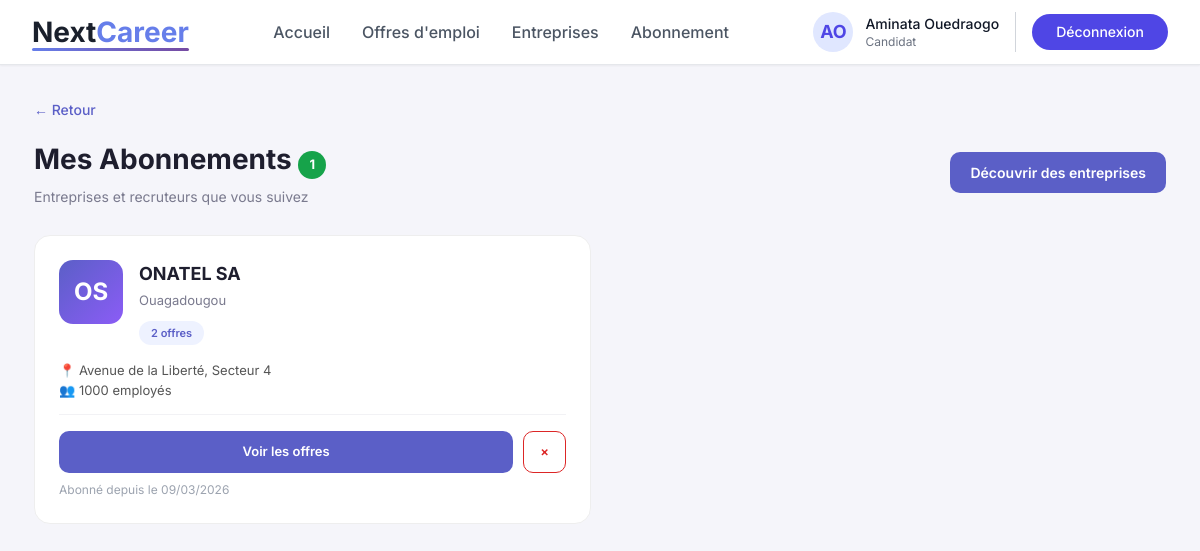
/pages/candidat/abonnements.php (signed in), run on the app's committed database.
### tables this page shows
CREATE TABLE IF NOT EXISTS `candidats` (
  `id_candidat` int NOT NULL AUTO_INCREMENT,
  `id_user` int DEFAULT NULL,
  `nom` varchar(100) DEFAULT NULL,
  `prenom` varchar(100) DEFAULT NULL,
  `email` varchar(50) DEFAULT NULL,
  `telephone` varchar(20) DEFAULT NULL,
  `date_naissance` date DEFAULT NULL,
  `niveau_etudes` varchar(50) DEFAULT NULL,
  `adresse` varchar(255) DEFAULT NULL,
  `ville` varchar(100) DEFAULT NULL,
  `cv_numerique` varchar(255) DEFAULT NULL,
  `bio` text,
  `domaine` varchar(100) DEFAULT NULL,
  `photo_profil` varchar(55) DEFAULT NULL,
  PRIMARY KEY (`id_candidat`),
  UNIQUE KEY `idx_id_user` (`id_user`)
);

CREATE TABLE IF NOT EXISTS `abonnements` (
  `id_abonnement` int NOT NULL AUTO_INCREMENT,
  `id_candidat` int DEFAULT NULL,
  `id_recruteur` int DEFAULT NULL,
  `date_abonnement` date DEFAULT NULL,
  PRIMARY KEY (`id_abonnement`),
  KEY `id_candidat` (`id_candidat`),
  KEY `id_recruteur` (`id_recruteur`)
);

CREATE TABLE IF NOT EXISTS `recruteurs` (
  `id_recruteur` int NOT NULL AUTO_INCREMENT,
  `id_user` int DEFAULT NULL,
  `nom_entreprise` varchar(150) DEFAULT NULL,
  `ville_entreprise` varchar(100) DEFAULT NULL,
  `adresse_professionnelle` varchar(255) DEFAULT NULL,
  `nombre_employes` int DEFAULT NULL,
  `description_entreprise` text,
  `secteur` varchar(100) DEFAULT NULL,
  PRIMARY KEY (`id_recruteur`),
  UNIQUE KEY `idx_id_user_recruteur` (`id_user`)
);

### pages/candidat/abonnements.php (the view, shortened to what this page needs)
<?php
require_once '../../config/db.php';
try {
    $stmt = $pdo->prepare("
        SELECT
            a.id_abonnement,
            a.id_candidat,
            a.id_recruteur,
            a.date_abonnement,
            COALESCE(r.id_recruteur, a.id_recruteur) as recruteur_id,
            COALESCE(r.nom_entreprise, e.nom_entreprise, 'Entreprise inconnue') as nom_entreprise,
            COALESCE(r.ville_entreprise, e.ville, 'Non spécifié') as ville_entreprise,
            r.adresse_professionnelle,
            COALESCE(r.nombre_employes, e.nombre_employes) as nombre_employes,
            COUNT(DISTINCT o.id_offre) as offres_count
        FROM abonnements a
        LEFT JOIN recruteurs r ON a.id_recruteur = r.id_recruteur
        LEFT JOIN entreprises e ON a.id_recruteur = e.id_recruteur
        LEFT JOIN offres_emploi o ON a.id_recruteur = o.id_recruteur
        WHERE a.id_candidat = :id
        GROUP BY a.id_abonnement, a.id_candidat, a.id_recruteur, a.date_abonnement,
                 r.id_recruteur, r.nom_entreprise, r.ville_entreprise, r.adresse_professionnelle,
                 r.nombre_employes, e.nom_entreprise, e.ville, e.nombre_employes
        ORDER BY a.date_abonnement DESC
    ");
    $stmt->bindParam(':id', $_SESSION['user_id']);
    $stmt->execute();
    $abonnements = $stmt->fetchAll(PDO::FETCH_ASSOC);
} catch (PDOException $e) {
    try {
        $stmt = $pdo->prepare("
            SELECT
                a.id_abonnement,
                a.id_candidat,
                a.id_recruteur,
                a.date_abonnement,
                a.id_recruteur as recruteur_id,
                r.nom_entreprise,
                r.ville_entreprise,
                r.adresse_professionnelle,
                r.nombre_employes,
                0 as offres_count
            FROM abonnements a
            LEFT JOIN recruteurs r ON a.id_recruteur = r.id_recruteur
            WHERE a.id_candidat = :id
            ORDER BY a.date_abonnement DESC
        ");
        $stmt->bindParam(':id', $_SESSION['user_id']);
        $stmt->execute();
        $abonnements = $stmt->fetchAll(PDO::FETCH_ASSOC);
    } catch (PDOException $e2) {
        $abonnements = [];
    }
}
$total_abonnements = count($abonnements);
?>
<!DOCTYPE html>
<html lang="fr">
<head>
    <link rel="stylesheet" href="../../assets/css/tailwind.min.css">
</head>
</head>
<body>
<nav class="bg-white shadow-sm sticky top-0 z-50 border-b border-gray-200">
    <div class="max-w-7xl mx-auto px-4 sm:px-6 lg:px-8">
        <div class="flex justify-between items-center h-16">
            <a href="../../index.php">
                <div style="font-family: 'Inter', sans-serif; font-size: 1.75rem; font-weight: 700; color: #1a202c; position: relative; display: inline-block;">
                    Next<span style="color: #667eea;">Career</span>
                    <div style="position: absolute; bottom: 2px; left: 0; width: 100%; height: 3px; background: linear-gradient(90deg, #667eea 0%, #764ba2 100%); border-radius: 2px;"></div>
                </div>
            </a>
            <div class="hidden md:flex items-center space-x-8">
                <a href="../../index.php" class="text-gray-600 hover:text-indigo-600 transition font-medium">Accueil</a>
                <a href="../../offres.php" class="text-gray-600 hover:text-indigo-600 transition font-medium">Offres d'emploi</a>
                <a href="../../entreprises.php" class="text-gray-600 hover:text-indigo-600 transition font-medium">Entreprises</a>
                <a href="../../abonnement.php" class="text-gray-600 hover:text-indigo-600 transition font-medium">Abonnement</a>
            </div>
            <div class="flex items-center space-x-4">
                <?php
                $user_nom = '';
                $user_prenom = '';
                try {
                    $stmt_user = $pdo->prepare("SELECT nom, prenom FROM candidats WHERE id_candidat = :id");
                    $stmt_user->execute([':id' => $_SESSION['user_id']]);
                    $user_data = $stmt_user->fetch();
                    $user_nom = $user_data['nom'] ?? '';
                    $user_prenom = $user_data['prenom'] ?? '';
                } catch (PDOException $e) {
                    $user_nom = $_SESSION['nom'] ?? '';
                    $user_prenom = $_SESSION['prenom'] ?? '';
                }
                $initiales = strtoupper(substr($user_prenom, 0, 1) . substr($user_nom, 0, 1));
                $nom_complet = htmlspecialchars($user_prenom . ' ' . $user_nom);
                ?>
                <div class="hidden sm:flex items-center space-x-3 border-r border-gray-300 pr-4">
                    <div class="w-10 h-10 bg-indigo-100 rounded-full flex items-center justify-center">
                        <span class="text-lg font-bold text-indigo-600"><?= $initiales ?></span>
                    </div>
                    <div class="text-sm">
                        <p class="font-medium text-gray-900"><?= $nom_complet ?></p>
                        <p class="text-xs text-gray-500">Candidat</p>
                    </div>
                </div>
                <a href="../../auth/logout.php" class="bg-indigo-600 hover:bg-indigo-700 text-white px-6 py-2 rounded-full transition font-medium text-sm">
                    Déconnexion
                </a>
            </div>
        </div>
    </div>
</nav>
<div class="page">
    <a href="dashboard.php" class="back-link">← Retour</a>
    <div class="page-header">
        <div>
            <h1 class="page-title">
                Mes Abonnements
                <span class="count-badge"><?= $total_abonnements ?></span>
            </h1>
            <p class="page-subtitle">Entreprises et recruteurs que vous suivez</p>
        </div>
        <button class="btn-browse" onclick="window.location.href='../../entreprises.php'">
            Découvrir des entreprises
        </button>
    </div>
    <?php if (empty($abonnements)): ?>
        <div class="empty-state">
            <h3>Aucun abonnement</h3>
            <p>Suivez des entreprises pour recevoir leurs nouvelles offres en priorité</p>
            <button class="btn-primary" onclick="window.location.href='../../entreprises.php'">
                Explorer les entreprises
            </button>
        </div>
    <?php else: ?>
        <div class="abonnements-grid">
            <?php foreach ($abonnements as $a):
                $date_abonnement = !empty($a['date_abonnement']) ? date('d/m/Y', strtotime($a['date_abonnement'])) : '';
                $nom_entreprise = $a['nom_entreprise'] ?? 'Entreprise #' . $a['id_recruteur'];
                $ville = $a['ville_entreprise'] ?? 'Non spécifié';
                $initiales = '';
                $words = explode(' ', $nom_entreprise);
                if (count($words) >= 2) {
                    $initiales = strtoupper(substr($words[0], 0, 1) . substr($words[1], 0, 1));
                } else {
                    $initiales = strtoupper(substr($nom_entreprise, 0, 2));
                }
            ?>
            <div class="abonnement-card">
                <div class="abonnement-header">
                    <div class="abonnement-logo">
                        <?= $initiales ?>
                    </div>
                    <div class="abonnement-info">
                        <div class="abonnement-name">
                            <?= htmlspecialchars($nom_entreprise) ?>
                        </div>
                        <div class="abonnement-location"><?= htmlspecialchars($ville) ?></div>
                        <div class="abonnement-stats">
                            <?= $a['offres_count'] ?? 0 ?> offre<?= ($a['offres_count'] ?? 0) > 1 ? 's' : '' ?>
                        </div>
                    </div>
                </div>
                <?php if (!empty($a['adresse_professionnelle']) || !empty($a['nombre_employes'])): ?>
                <div class="abonnement-details">
                    <?php if (!empty($a['adresse_professionnelle'])): ?>
                    📍 <?= htmlspecialchars($a['adresse_professionnelle']) ?><br>
                    <?php endif; ?>
                    <?php if (!empty($a['nombre_employes'])): ?>
                    👥 <?= htmlspecialchars($a['nombre_employes']) ?> employés
                    <?php endif; ?>
                </div>
                <?php endif; ?>
                <div class="abonnement-footer">
                    <button class="btn-voir-offres" onclick="window.location.href='../../offres.php?recruteur=<?= $a['recruteur_id'] ?? 0 ?>'">
                        Voir les offres
                    </button>
                    <a href="?unsubscribe=<?= $a['id_abonnement'] ?>" class="btn-unsubscribe" onclick="return confirm('Se désabonner de <?= htmlspecialchars($nom_entreprise) ?> ?')">
                        ×
                    </a>
                </div>
                <?php if ($date_abonnement): ?>
                    <div class="date-abonnement">Abonné depuis le <?= $date_abonnement ?></div>
                <?php endif; ?>
            </div>
            <?php endforeach; ?>
        </div>
    <?php endif; ?>
</div>
</body>
</html>

### pages/candidat/abonnements.php (style rules this page uses)
*, *::before, *::after { box-sizing: border-box; margin: 0; padding: 0; }
body { font-family: 'Inter', sans-serif; background: #f5f5fa; color: #1e1e2e; }
a { text-decoration: none; color: inherit; }
.page { max-width: 1180px; margin: 0 auto; padding: 32px 24px; }
.back-link { display: inline-flex; align-items: center; gap: 6px; font-size: 14px; color: #5b5fc7; font-weight: 500; margin-bottom: 18px; }
.page-header { display: flex; justify-content: space-between; align-items: center; margin-bottom: 28px; }
.page-title { font-size: 28px; font-weight: 700; color: #1e1e2e; margin-bottom: 6px; }
.page-subtitle { font-size: 14px; color: #7a7a8e; }
.count-badge { display: inline-flex; align-items: center; justify-content: center; width: 28px; height: 28px; background: #16a34a; color: #fff; border-radius: 50%; font-size: 13px; font-weight: 700; }
.btn-browse { display: inline-flex; align-items: center; justify-content: center; background: #5b5fc7; color: #fff; border: none; border-radius: 10px; padding: 10px 20px; font-size: 14px; font-weight: 600; cursor: pointer; }
.abonnements-grid { display: grid; grid-template-columns: repeat(auto-fill, minmax(520px, 1fr)); gap: 18px; }
.abonnement-card { background: #fff; border: 1px solid #eee; border-radius: 16px; padding: 24px; transition: all 0.2s; }
.abonnement-header { display: flex; gap: 16px; margin-bottom: 16px; }
.abonnement-logo { width: 64px; height: 64px; background: linear-gradient(135deg, #5b5fc7, #8b5cf6); border-radius: 14px; display: flex; align-items: center; justify-content: center; flex-shrink: 0; color: #fff; font-size: 24px; font-weight: 700; }
.abonnement-info { flex: 1; }
.abonnement-name { font-size: 18px; font-weight: 700; color: #1e1e2e; margin-bottom: 4px; }
.abonnement-location { font-size: 13px; color: #7a7a8e; margin-bottom: 8px; }
.abonnement-stats { display: inline-flex; align-items: center; gap: 4px; background: #eef2ff; color: #5b5fc7; border-radius: 999px; padding: 4px 12px; font-size: 11px; font-weight: 600; }
.abonnement-details { font-size: 13px; color: #555; line-height: 1.5; margin-bottom: 14px; }
.abonnement-footer { display: flex; gap: 10px; padding-top: 16px; border-top: 1px solid #f2f2f5; }
.btn-voir-offres { flex: 1; display: inline-flex; align-items: center; justify-content: center; background: #5b5fc7; color: #fff; border: none; border-radius: 10px; padding: 10px 16px; font-size: 13px; font-weight: 600; cursor: pointer; }
.btn-unsubscribe { display: inline-flex; align-items: center; justify-content: center; border: 1.5px solid #dc2626; color: #dc2626; background: #fff; border-radius: 10px; padding: 10px 16px; font-size: 13px; font-weight: 600; cursor: pointer; }
.date-abonnement { font-size: 12px; color: #9ca3af; margin-top: 8px; }

### data on the page
candidats: initiales "AO", nom_complet "Aminata Ouedraogo"
abonnements: initiales "OS", nom_entreprise "ONATEL SA", ville "Ouagadougou", offres_count "2", id_recruteur.adresse_professionnelle "Avenue de la Liberté, Secteur 4", nombre_employes "1000", date_abonnement "09/03/2026"

### other printed values
$total_abonnements "1"
